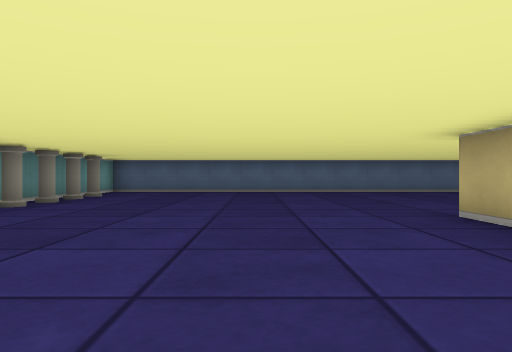
view 1 (above)

22 first-person views from a walk through a cub3D ray-caster map. The camera is about half as high as the walls, looks level and sees 70° across. The floor is counted in squares. Each view is taken from the middle of a square. On the plan, view 1 faces up. The plan holds only what a view shows up to about 9 squares ahead; the rest is blank.

view 2
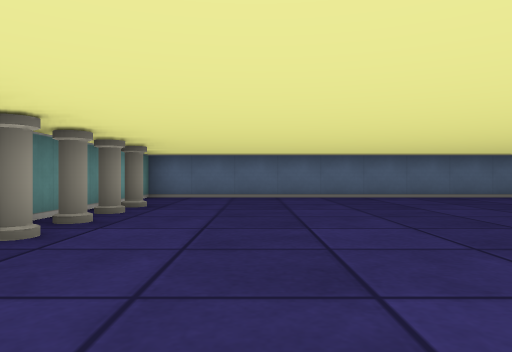

view 3
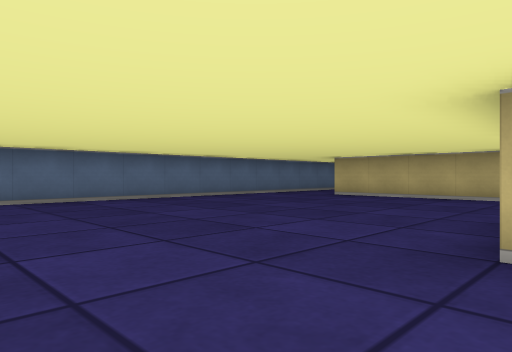

view 4
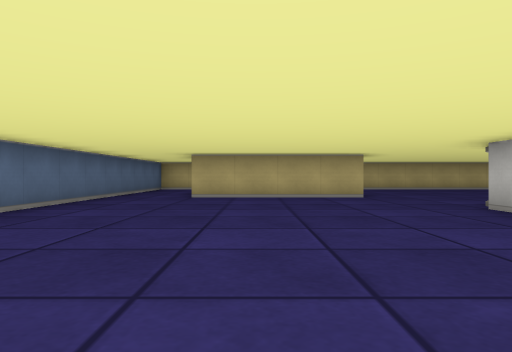

view 5
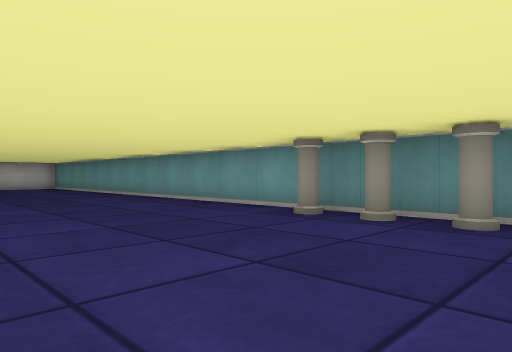

view 6
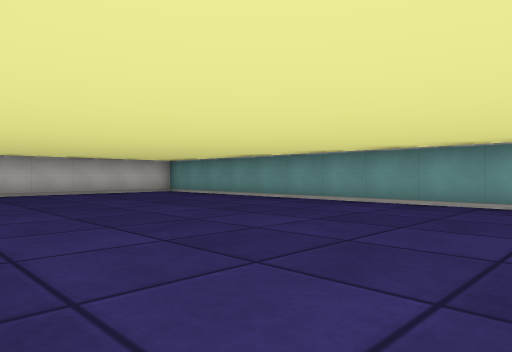

view 7
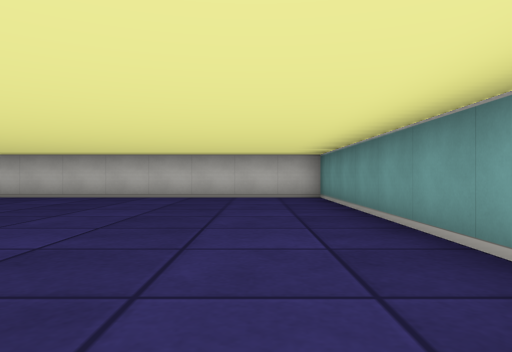

view 8
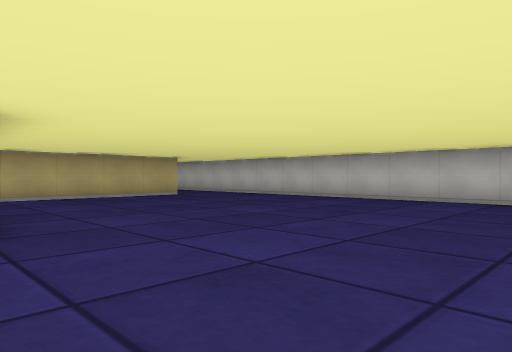

view 9
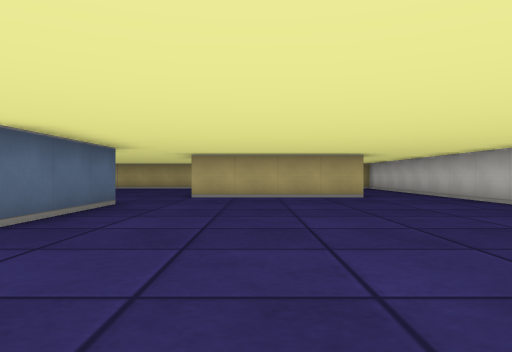

view 10
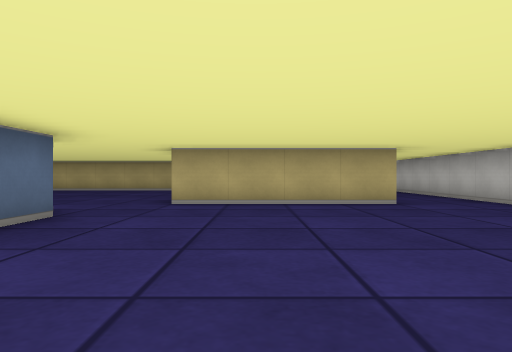

view 11
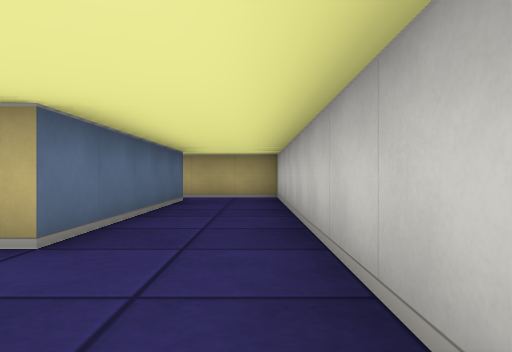

view 12
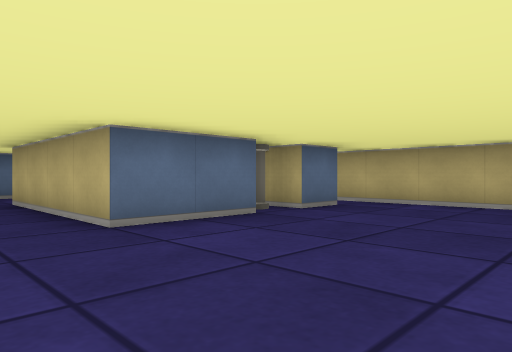

view 13
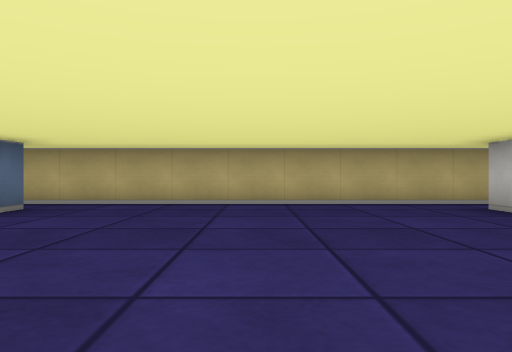

view 14
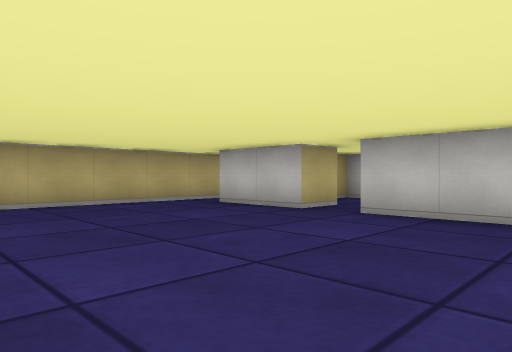

view 15
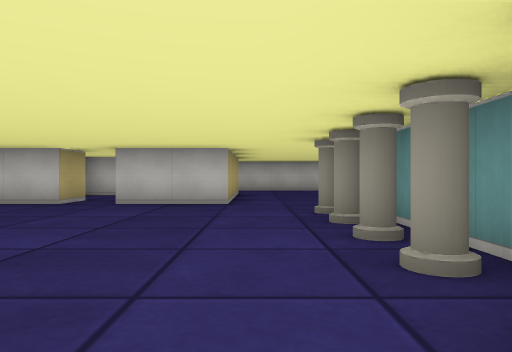

view 16
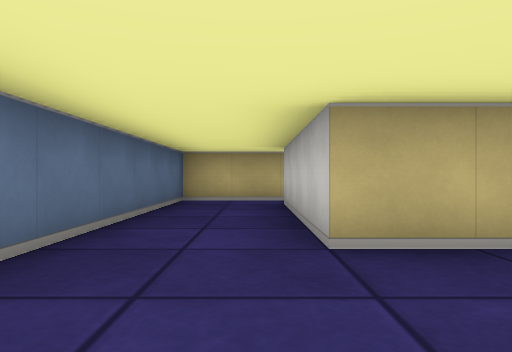

view 17
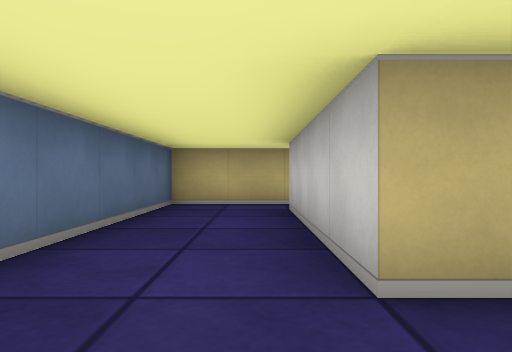

view 18
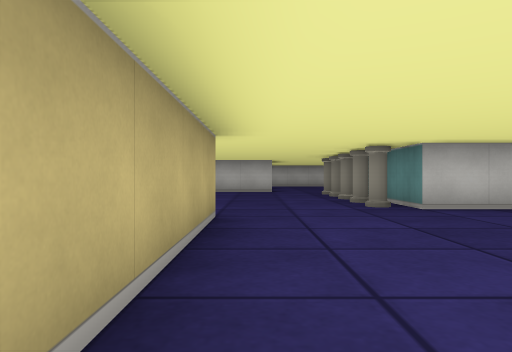

view 19
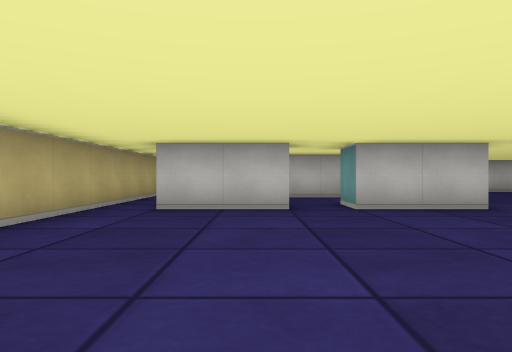

view 20
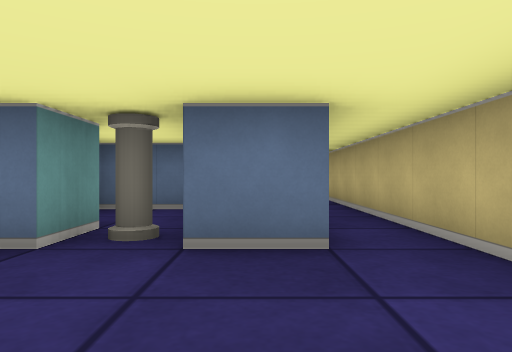

view 21
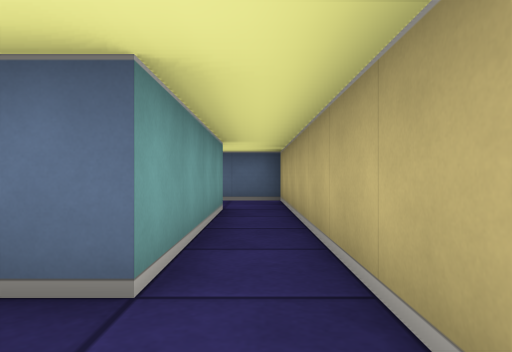

view 22
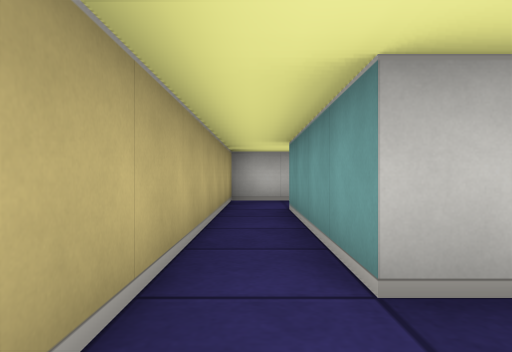

### Floor plan
Ten units are one square. View 1 is at (0, 0); x grows to the right and y downward. Boxes are objects, and circles mark ways between rooms. Rooms are numbered by the first view taken in them; rooms with no view inside come last. Other rooms are left out.
<svg viewBox="-50 -120 190 200">
<path fill="none" stroke="#000" d="M25 -35 25 -45M41 -45 55 -45 55 -10M55 5 25 5M105 -65 105 -55 85 -55 85 -95 125 -95 125 -55 115 -55 115 -64M105 26 105 15 125 15 125 55 75 55 75 15 95 15 95 25M110 -85 96 -85M-45 75 135 75 135 -115 -45 -115 -45 75M90 45 115 45 115 40"/>
<rect x="-45" y="-55" width="10" height="10" fill="#bbb"><title>pillar</title></rect>
<rect x="-45" y="-65" width="10" height="10" fill="#bbb"><title>pillar</title></rect>
<rect x="-45" y="-75" width="10" height="10" fill="#bbb"><title>pillar</title></rect>
<rect x="-45" y="-85" width="10" height="10" fill="#bbb"><title>pillar</title></rect>
<rect x="-45" y="-95" width="10" height="10" fill="#bbb"><title>pillar</title></rect>
<rect x="55" y="-5" width="10" height="10" fill="#bbb"><title>pillar</title></rect>
<rect x="55" y="-15" width="10" height="10" fill="#bbb"><title>pillar</title></rect>
<rect x="55" y="-25" width="10" height="10" fill="#bbb"><title>pillar</title></rect>
<rect x="55" y="-35" width="10" height="10" fill="#bbb"><title>pillar</title></rect>
<rect x="55" y="-45" width="10" height="10" fill="#bbb"><title>pillar</title></rect>
<rect x="105" y="-65" width="10" height="10" fill="#bbb"><title>pillar</title></rect>
<circle cx="100" cy="20" r="3" fill="#2a7"/>
<text x="20" y="-20">1</text>
<text x="100" y="30">2</text>
</svg>
Room 1 opens to room 2.

Where each view was taken, in squares from view 1:
view 1: 0 up, 0 right, facing up
view 2: 3 up, 2 left, facing up
view 3: 4 up, 0 right, facing up-right
view 4: 8 up, 0 right, facing right
view 5: 8 up, 0 right, facing down-left
view 6: 3 up, 2 right, facing down-left
view 7: 1 up, 3 left, facing down
view 8: 0 up, 1 left, facing down-right
view 9: 3 down, 1 left, facing right
view 10: 3 down, 1 right, facing right
view 11: 7 down, 5 right, facing right
view 12: 2 up, 7 right, facing up-right
view 13: 2 up, 7 right, facing right
view 14: 3 up, 7 right, facing down-right
view 15: 5 up, 7 right, facing down
view 16: 10 up, 6 right, facing right
view 17: 10 up, 7 right, facing right
view 18: 10 up, 8 right, facing down
view 19: 4 up, 11 right, facing down
view 20: 3 up, 12 right, facing up
view 21: 4 up, 13 right, facing up
view 22: 0 up, 13 right, facing down
